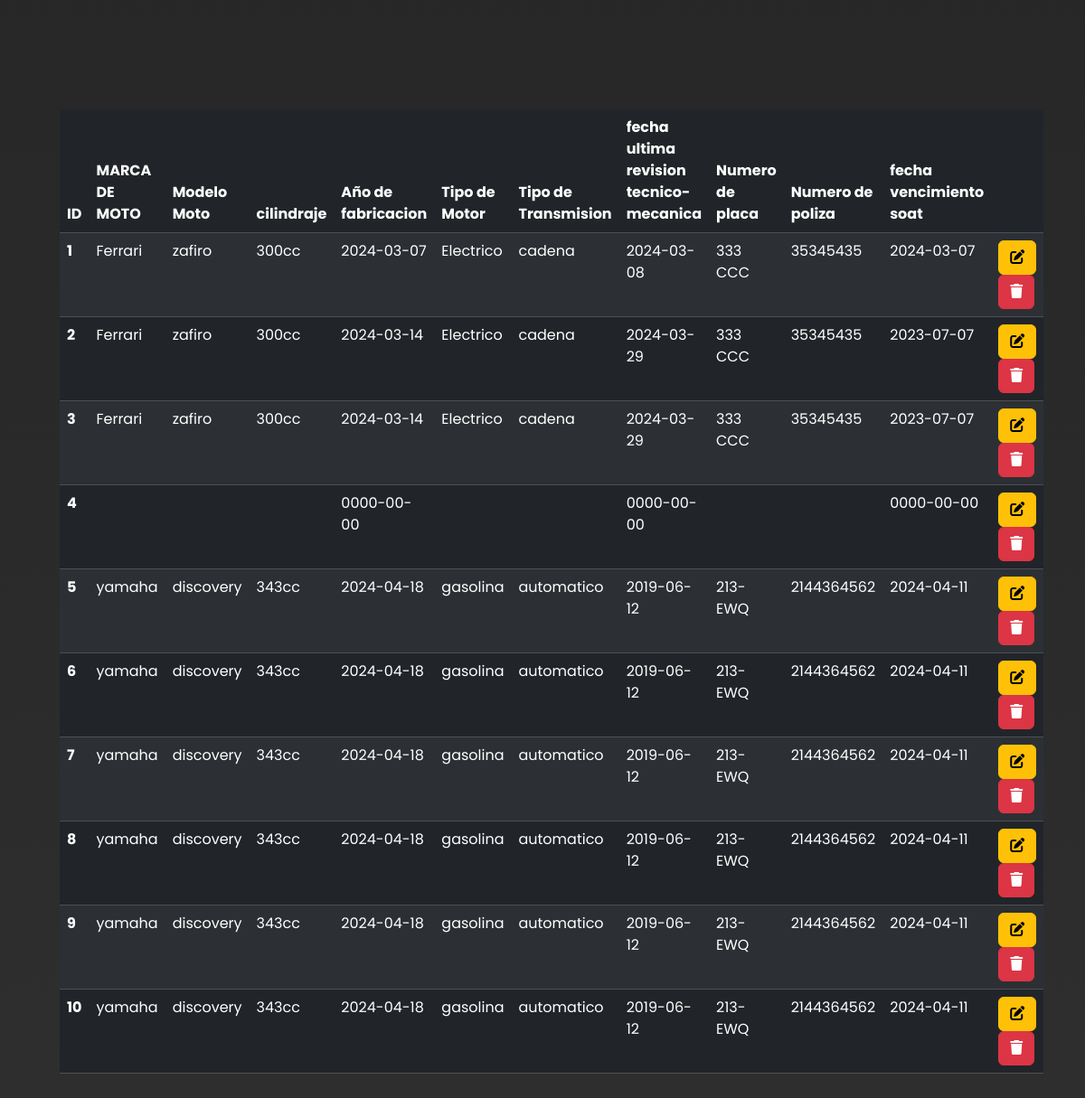
The page /formularios/Form_Registro_moto.php (lower part) on the database as committed earlier.
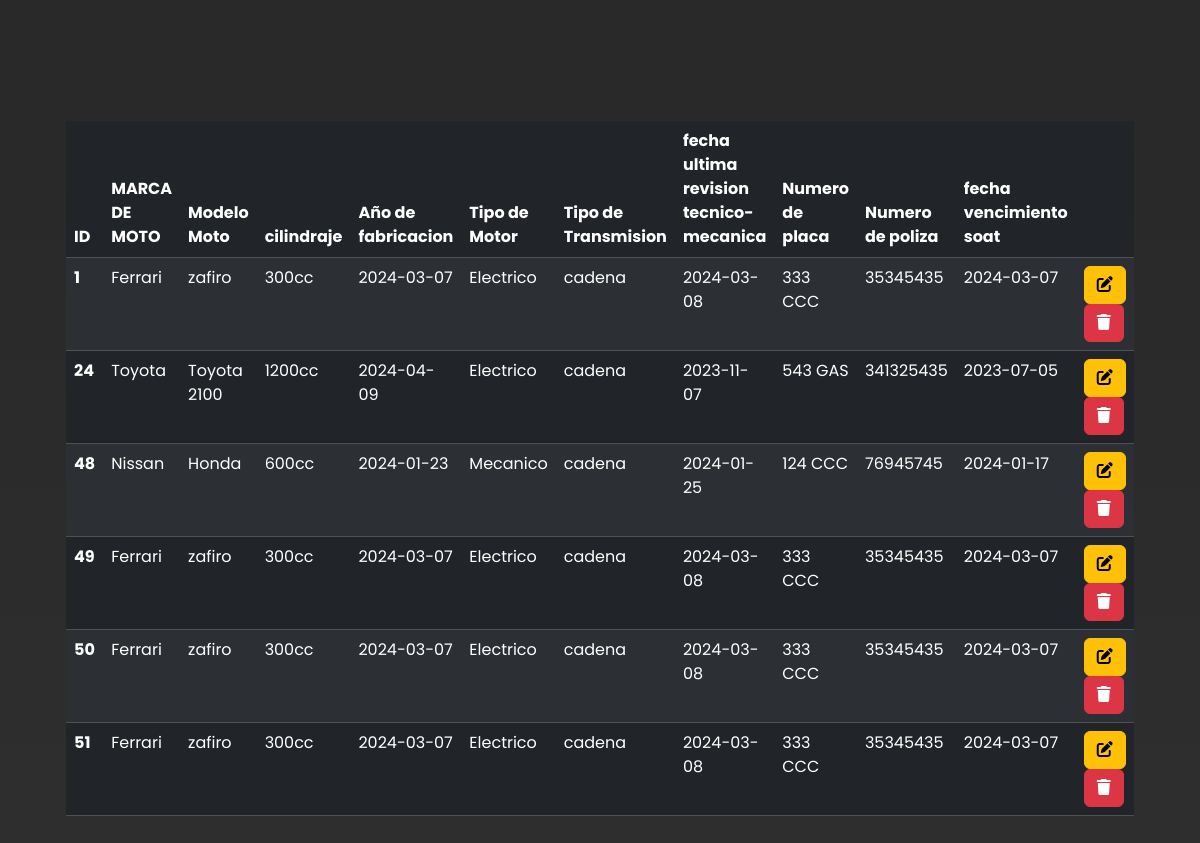
The same page on the database as committed later.
### tables this page shows
CREATE TABLE `motos` (
  `id` int(11) NOT NULL,
  `marca_moto` varchar(100) NOT NULL,
  `modelo_moto` varchar(100) NOT NULL,
  `cilindraje_moto` varchar(100) NOT NULL,
  `fecha_fabricacion` date NOT NULL,
  `tecnomecanica` varchar(100) NOT NULL,
  `sincronizacion` varchar(100) NOT NULL,
  `fecha_tecnomecanica` date NOT NULL,
  `Placa` varchar(100) NOT NULL,
  `Numero_poliza` varchar(200) NOT NULL,
  `fecha_soat` date NOT NULL
);

### formularios/Form_Registro_moto.php (the view, shortened to what this page needs)
<!DOCTYPE html>
<html lang="en">
<head>
    <link href="https://cdn.jsdelivr.net/npm/bootstrap@5.3.3/dist/css/bootstrap.min.css" rel="stylesheet">
    <link rel="stylesheet" href="estilos/estilo_main.css">
    <link rel="stylesheet" href="estilos/estilos_registro_moto.css">
</head>
<body>
<div class="contenedor_formulario_moto">
<div class="col-11 p-3">
<table  class="table table-striped" >
<thead class="table-dark">
    <tr>
        <th scope="col">ID</th>
        <th scope="col">MARCA DE MOTO</th>
        <th scope="col">Modelo Moto</th>
        <th scope="col">cilindraje</th>
        <th scope="col">Año de fabricacion</th>
        <th scope="col">Tipo de Motor</th>
        <th scope="col">Tipo de Transmision</th>
        <th scope="col">fecha ultima revision tecnico-mecanica</th>
        <th scope="col">Numero de placa</th>
        <th scope="col">Numero de poliza</th>
        <th scope="col">fecha vencimiento soat</th>
        <th scope="col"></th>
    </tr>
</thead>
<tbody class="table-dark">
    <?php
    include "modelo/conexion.php";
    $sql_1= $conexion->query("select * from motos ");
    while($datos_motos= $sql_1->fetch_object()){ ?>
        <tr>
        <th scope="row"><?= $datos_motos->id?></th>
        <td><?= $datos_motos->marca_moto?></td>
        <td><?= $datos_motos->modelo_moto?></td>
        <td><?= $datos_motos->cilindraje_moto?></td>
        <td><?= $datos_motos->fecha_fabricacion?></td>
        <td><?= $datos_motos->tecnomecanica?></td>
        <td><?= $datos_motos->sincronizacion?></td>
        <td><?= $datos_motos->fecha_tecnomecanica?></td>
        <td><?= $datos_motos->Placa?></td>
        <td><?= $datos_motos->Numero_poliza?></td>
        <td><?= $datos_motos->fecha_soat?></td>
        <td style="width:130px;" >
            <a href="modificar_moto.php?id=<?= $datos_motos->id?>" class="btn btn-small btn-warning"><i class="fa-solid fa-pen-to-square"></i></a>
            <a  href="" class="btn btn-small btn-danger"><i class="fa-solid fa-trash"></i></a>
        </td>
    </tr>
    <?php  }
    ?>
</tbody>
</table>
</div>
    </div>
</body>
</html>

### formularios/estilos/estilo_main.css (style rules this page uses)
* { padding:0; margin:0; box-sizing: border-box; font-family: "Poppins", sans-serif; }
body { scroll-behavior: smooth; }

### formularios/estilos/estilos_registro_moto.css (style rules this page uses)
* { padding:0; margin:0; box-sizing: border-box; }
body { background: linear-gradient(to bottom, #222, rgb(46, 46, 46)) ; height:auto; overflow: auto; }
.contenedor_formulario_moto { height: auto; }
.contenedor_formulario_moto { display: flex; align-items: center; flex-direction: column; justify-content: center; }

Rows that differ between the two databases and show on the page:
removed motos: id "2", marca_moto "Ferrari", modelo_moto "zafiro", cilindraje_moto "300cc", fecha_fabricacion "2024-03-14", tecnomecanica "Electrico", sincronizacion "cadena", fecha_tecnomecanica "2024-03-29", Placa "333 CCC", Numero_poliza "35345435", fecha_soat "2023-07-07"
removed motos: id "3", marca_moto "Ferrari", modelo_moto "zafiro", cilindraje_moto "300cc", fecha_fabricacion "2024-03-14", tecnomecanica "Electrico", sincronizacion "cadena", fecha_tecnomecanica "2024-03-29", Placa "333 CCC", Numero_poliza "35345435", fecha_soat "2023-07-07"
removed motos: id "4", fecha_fabricacion "0000-00-00", fecha_tecnomecanica "0000-00-00", fecha_soat "0000-00-00"
removed motos: id "5", marca_moto "yamaha", modelo_moto "discovery", cilindraje_moto "343cc", fecha_fabricacion "2024-04-18", tecnomecanica "gasolina", sincronizacion "automatico", fecha_tecnomecanica "2019-06-12", Placa "213-EWQ", Numero_poliza "2144364562", fecha_soat "2024-04-11"
removed motos: id "6", marca_moto "yamaha", modelo_moto "discovery", cilindraje_moto "343cc", fecha_fabricacion "2024-04-18", tecnomecanica "gasolina", sincronizacion "automatico", fecha_tecnomecanica "2019-06-12", Placa "213-EWQ", Numero_poliza "2144364562", fecha_soat "2024-04-11"
removed motos: id "7", marca_moto "yamaha", modelo_moto "discovery", cilindraje_moto "343cc", fecha_fabricacion "2024-04-18", tecnomecanica "gasolina", sincronizacion "automatico", fecha_tecnomecanica "2019-06-12", Placa "213-EWQ", Numero_poliza "2144364562", fecha_soat "2024-04-11"
removed motos: id "8", marca_moto "yamaha", modelo_moto "discovery", cilindraje_moto "343cc", fecha_fabricacion "2024-04-18", tecnomecanica "gasolina", sincronizacion "automatico", fecha_tecnomecanica "2019-06-12", Placa "213-EWQ", Numero_poliza "2144364562", fecha_soat "2024-04-11"
removed motos: id "9", marca_moto "yamaha", modelo_moto "discovery", cilindraje_moto "343cc", fecha_fabricacion "2024-04-18", tecnomecanica "gasolina", sincronizacion "automatico", fecha_tecnomecanica "2019-06-12", Placa "213-EWQ", Numero_poliza "2144364562", fecha_soat "2024-04-11"
removed motos: id "10", marca_moto "yamaha", modelo_moto "discovery", cilindraje_moto "343cc", fecha_fabricacion "2024-04-18", tecnomecanica "gasolina", sincronizacion "automatico", fecha_tecnomecanica "2019-06-12", Placa "213-EWQ", Numero_poliza "2144364562", fecha_soat "2024-04-11"
added motos: id "24", marca_moto "Toyota", modelo_moto "Toyota 2100", cilindraje_moto "1200cc", fecha_fabricacion "2024-04-09", tecnomecanica "Electrico", sincronizacion "cadena", fecha_tecnomecanica "2023-11-07", Placa "543 GAS", Numero_poliza "341325435", fecha_soat "2023-07-05"
added motos: id "48", marca_moto "Nissan", modelo_moto "Honda", cilindraje_moto "600cc", fecha_fabricacion "2024-01-23", tecnomecanica "Mecanico", sincronizacion "cadena", fecha_tecnomecanica "2024-01-25", Placa "124 CCC", Numero_poliza "76945745", fecha_soat "2024-01-17"
added motos: id "49", marca_moto "Ferrari", modelo_moto "zafiro", cilindraje_moto "300cc", fecha_fabricacion "2024-03-07", tecnomecanica "Electrico", sincronizacion "cadena", fecha_tecnomecanica "2024-03-08", Placa "333 CCC", Numero_poliza "35345435", fecha_soat "2024-03-07"
added motos: id "50", marca_moto "Ferrari", modelo_moto "zafiro", cilindraje_moto "300cc", fecha_fabricacion "2024-03-07", tecnomecanica "Electrico", sincronizacion "cadena", fecha_tecnomecanica "2024-03-08", Placa "333 CCC", Numero_poliza "35345435", fecha_soat "2024-03-07"
added motos: id "51", marca_moto "Ferrari", modelo_moto "zafiro", cilindraje_moto "300cc", fecha_fabricacion "2024-03-07", tecnomecanica "Electrico", sincronizacion "cadena", fecha_tecnomecanica "2024-03-08", Placa "333 CCC", Numero_poliza "35345435", fecha_soat "2024-03-07"
